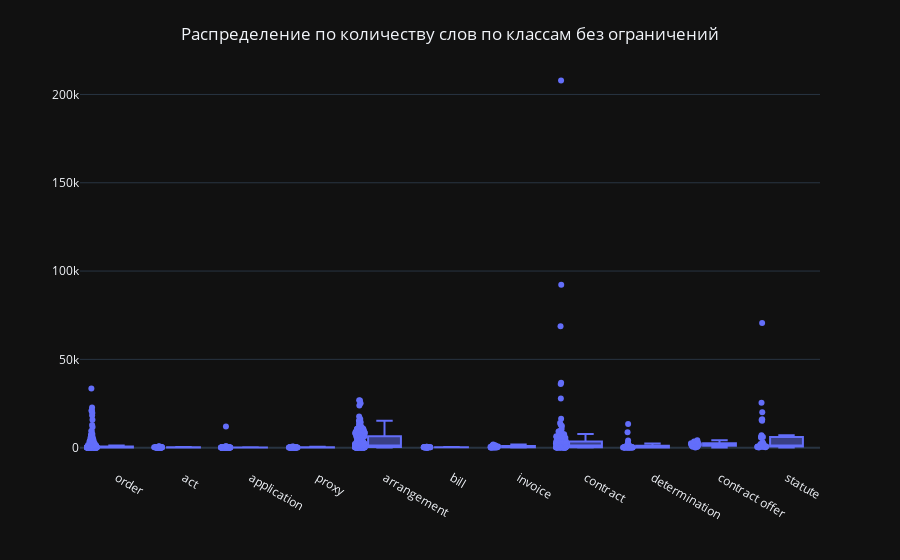

The notebook cell this image was saved under:
### Code cell
build_box(df, 'class', 'word_count', 'Распределение по количеству слов по классам без ограничений', '', '')

### Figure 1 — Plotly figure (JSON) as saved in the notebook; plotly's stock layout.template omitted (floating-point values rounded to 4 significant figures; data arrays with more than 128 entries replaced by an {"elided": "..."} marker saying what was removed)
{"data": [{"alignmentgroup": "True", "boxpoints": "all", "hovertemplate": "class=%{x}<br>word_count=%{y}<extra></extra>", "legendgroup": "", "marker": {"color": "#636efa"}, "name": "", "notched": false, "offsetgroup": "", "orientation": "v", "showlegend": false, "type": "box", "x": {"elided": "1210 str values"}, "x0": " ", "xaxis": "x", "y": {"elided": "1210 int values"}, "y0": " ", "yaxis": "y"}], "layout": {"autosize": true, "boxmode": "group", "legend": {"tracegroupgap": 0}, "margin": {"t": 60}, "showlegend": false, "title": {"text": "Распределение по количеству слов по классам без ограничений", "x": 0.5, "y": 0.95}, "xaxis": {"anchor": "y", "autorange": true, "domain": [0, 1], "range": [-0.5266, 10.5], "title": {"text": ""}, "type": "category"}, "yaxis": {"anchor": "x", "autorange": true, "domain": [0, 1], "range": [-11510.0, 219500.0], "title": {"text": ""}, "type": "linear"}}}
